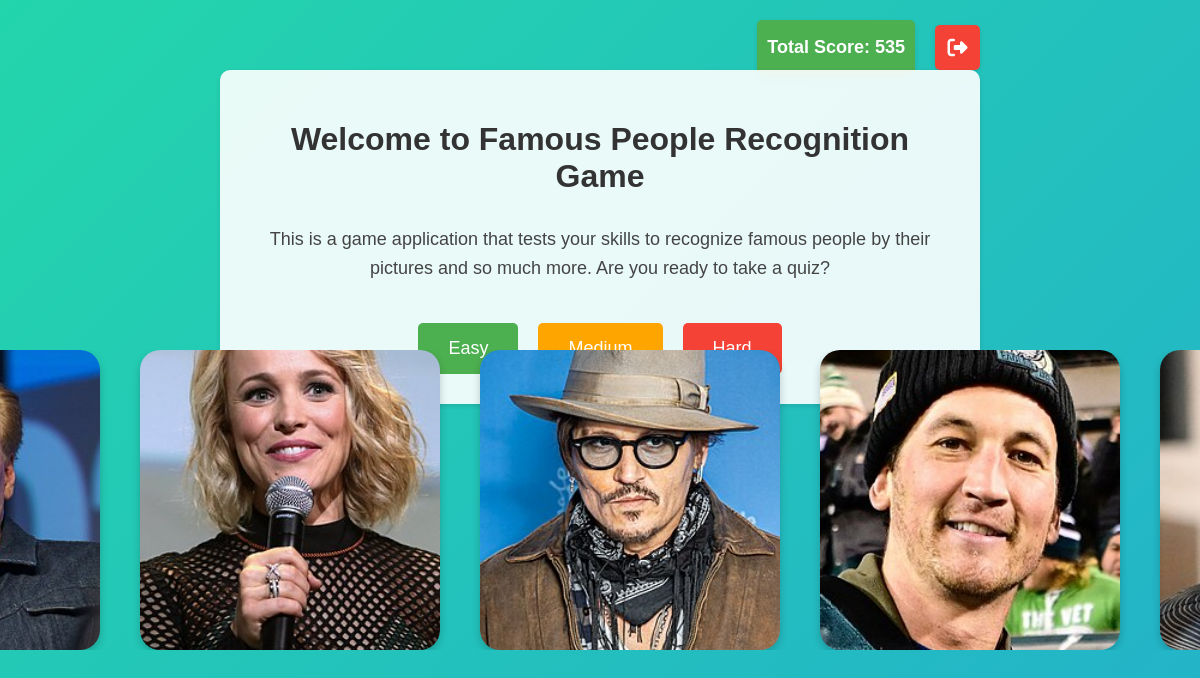
Before: / (signed in) with the older database file.
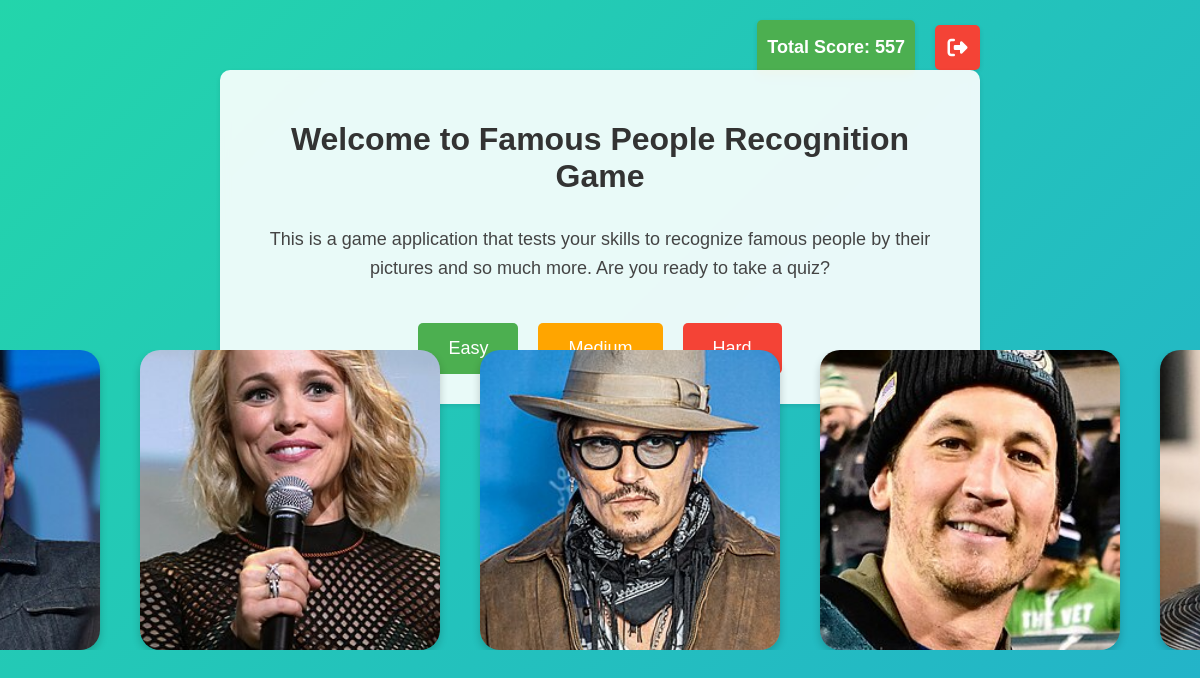
After: the same page with the newer database file.
### members/models.py (models this page shows)
class CustomUser(User):
    score = models.IntegerField(default=0)
    best_score_easy = models.IntegerField(default=0)
    best_score_medium = models.IntegerField(default=0)
    best_score_hard = models.IntegerField(default=0)

### members/views.py (the view)
# urls.py: path('', views.difficulty, name='difficulty'),
def difficulty(request):
    if not request.user.is_authenticated:
        return redirect('login')
    request.session['guess_count'] = 0
    request.session['session_score'] = 0
    user = CustomUser.objects.get(id=request.user.id)
    random_people = get_random_images(40)  # Get 40 images for the conveyor belt
    return render(request, 'difficulty.html', {
        'user': user,
        'random_people': random_people
    })

### members/views.py (called while the page is built)
def get_random_images(count=90):
    all_people = list(FamousPerson.objects.all())
    if len(all_people) < count:
        return all_people
    return random.sample(all_people, count)

### members/templates/difficulty.html (shortened to what this page needs)
<!DOCTYPE html>
<html>
<head>
    <link rel="stylesheet" href="https://cdnjs.cloudflare.com/ajax/libs/font-awesome/6.5.1/css/all.min.css">
</head>
<body>
    <div class="top-right">
        <div class="score-display">
            Total Score: {{ user.score }}
        </div>
        <a href="{% url 'logout' %}" class="logout-button" title="Logout">
            <i class="fas fa-sign-out-alt"></i>
        </a>
    </div>
    <div class="container">
        <h1>Welcome to Famous People Recognition Game</h1>
        <div class="description">
            <p>This is a game application that tests your skills to recognize famous people by their pictures and so much more. Are you ready to take a quiz?</p>
        </div>
        <div class="button-container">
            <a href="{% url 'quiz' 'easy' %}" class="difficulty-button easy">Easy</a>
            <a href="{% url 'quiz' 'medium' %}" class="difficulty-button medium">Medium</a>
            <a href="{% url 'quiz' 'hard' %}" class="difficulty-button hard">Hard</a>
        </div>
    </div>
    <div class="conveyor-section">
        <div class="conveyor-belt">
            <div class="conveyor-track">
                {% for person in random_people %}
                <div class="conveyor-item">
                    <img src="{{ person.image.url }}" alt="{{ person.name }}">
                </div>
                {% endfor %}
            </div>
        </div>
    </div>
</body>
</html>

Changed rows visible on the page:
changed CustomUser: score "535" → "557"
